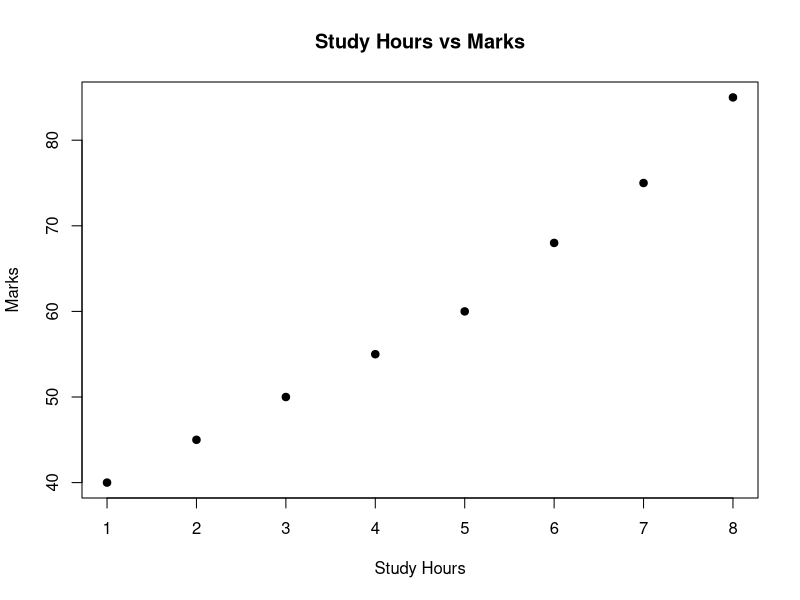

Source code (R):
# R Program to Create a Scatter Plot

# Input
study_hours <- c(1, 2, 3, 4, 5, 6, 7, 8)
marks <- c(40, 45, 50, 55, 60, 68, 75, 85)

# Create Scatter Plot
plot(
  study_hours,
  marks,
  main = "Study Hours vs Marks",
  xlab = "Study Hours",
  ylab = "Marks",
  pch = 19
)
